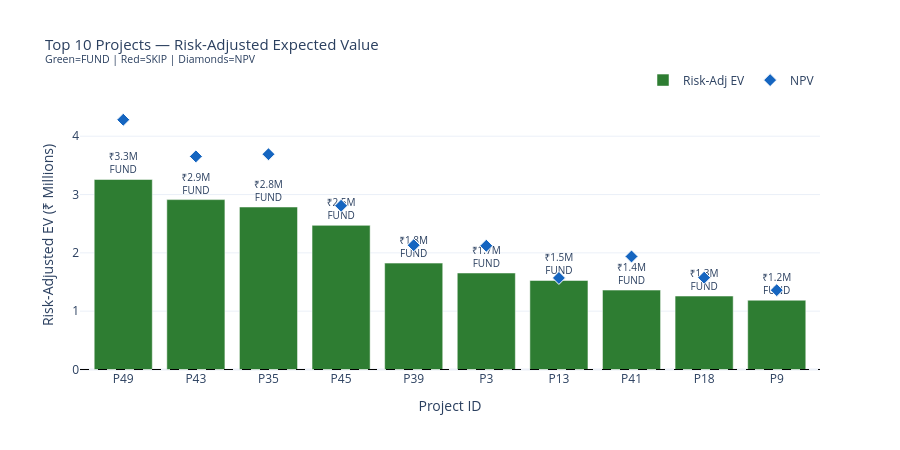

The code cell stored with this chart in its notebook:
### Markdown cell above
---
## 2. Panel 1 — Corporate Finance: Project Funding Decisions

### Code cell
# Top 10 projects by Risk-Adjusted EV
top10 = m1_ranked.sort_values("Risk_Adj_EV", ascending=False).head(10).copy()
top10["Label"] = top10["Project_ID"].astype(str).apply(lambda x: f"P{x}")
top10["EV_M"]  = top10["Risk_Adj_EV"] / 1e6   # in millions
top10["NPV_M"] = top10["NPV"] / 1e6

color_map = {"FUND": "#2E7D32", "SKIP": "#C62828"}
bar_colors = [color_map.get(r, "#90A4AE") for r in top10["Recommend"]]

fig_corp = go.Figure()
fig_corp.add_trace(go.Bar(
    x=top10["Label"],
    y=top10["EV_M"],
    marker_color=bar_colors,
    text=[f"₹{v:.1f}M<br>{r}" for v, r in zip(top10["EV_M"], top10["Recommend"])],
    textposition="outside",
    textfont=dict(size=10),
    hovertemplate="<b>%{x}</b><br>Risk-Adj EV: ₹%{y:.2f}M<br>Dept: %{customdata[0]}<br>Risk: %{customdata[1]}<extra></extra>",
    customdata=top10[["Department","Project_Risk"]].values,
    name="Risk-Adj EV"
))
fig_corp.add_trace(go.Scatter(
    x=top10["Label"],
    y=top10["NPV_M"],
    mode="markers",
    marker=dict(symbol="diamond", size=10, color="#1565C0", line=dict(color="white", width=1)),
    name="NPV",
    hovertemplate="NPV: ₹%{y:.2f}M<extra></extra>"
))
fig_corp.add_hline(y=0, line_dash="dash", line_color="black", line_width=1)
fig_corp.update_layout(
    title=dict(text="Top 10 Projects — Risk-Adjusted Expected Value<br><sup>Green=FUND | Red=SKIP | Diamonds=NPV</sup>",
               font=dict(size=15)),
    xaxis_title="Project ID",
    yaxis_title="Risk-Adjusted EV (₹ Millions)",
    legend=dict(orientation="h", yanchor="bottom", y=1.02, xanchor="right", x=1),
    template="plotly_white",
    height=450
)

# Fund vs Skip summary
fund_count = (m1_ranked["Recommend"] == "FUND").sum()
skip_count = (m1_ranked["Recommend"] == "SKIP").sum()
total_inv  = m1_ranked[m1_ranked["Recommend"]=="FUND"]["Investment_Cost"].sum()
print(f"Funding recommendations: FUND={fund_count} | SKIP={skip_count}")
print(f"Total capital to deploy: ₹{total_inv/1e6:.1f}M")
fig_corp.show()

### Figure 1 — Plotly figure (JSON) as saved in the notebook; plotly's stock layout.template omitted (floating-point values rounded to 4 significant figures)
{"data": [{"customdata": [["IT", "High"], ["IT", "Medium"], ["IT", "Medium"], ["Marketing", "Low"], ["Finance", "Low"], ["Finance", "High"], ["Operations", "Low"], ["Operations", "Medium"], ["Marketing", "Low"], ["Operations", "Medium"]], "hovertemplate": "<b>%{x}</b><br>Risk-Adj EV: ₹%{y:.2f}M<br>Dept: %{customdata[0]}<br>Risk: %{customdata[1]}<extra></extra>", "marker": {"color": ["#2E7D32", "#2E7D32", "#2E7D32", "#2E7D32", "#2E7D32", "#2E7D32", "#2E7D32", "#2E7D32", "#2E7D32", "#2E7D32"]}, "name": "Risk-Adj EV", "text": ["₹3.3M<br>FUND", "₹2.9M<br>FUND", "₹2.8M<br>FUND", "₹2.5M<br>FUND", "₹1.8M<br>FUND", "₹1.7M<br>FUND", "₹1.5M<br>FUND", "₹1.4M<br>FUND", "₹1.3M<br>FUND", "₹1.2M<br>FUND"], "textfont": {"size": 10}, "textposition": "outside", "type": "bar", "x": ["P49", "P43", "P35", "P45", "P39", "P3", "P13", "P41", "P18", "P9"], "y": [3.258, 2.913, 2.786, 2.471, 1.824, 1.654, 1.526, 1.362, 1.259, 1.188]}, {"hovertemplate": "NPV: ₹%{y:.2f}M<extra></extra>", "marker": {"color": "#1565C0", "line": {"color": "white", "width": 1}, "size": 10, "symbol": "diamond"}, "mode": "markers", "name": "NPV", "type": "scatter", "x": ["P49", "P43", "P35", "P45", "P39", "P3", "P13", "P41", "P18", "P9"], "y": [4.282, 3.654, 3.691, 2.807, 2.131, 2.121, 1.57, 1.938, 1.574, 1.361]}], "layout": {"height": 450, "legend": {"orientation": "h", "x": 1, "xanchor": "right", "y": 1.02, "yanchor": "bottom"}, "shapes": [{"line": {"color": "black", "dash": "dash", "width": 1}, "type": "line", "x0": 0, "x1": 1, "xref": "x domain", "y0": 0, "y1": 0, "yref": "y"}], "title": {"font": {"size": 15}, "text": "Top 10 Projects — Risk-Adjusted Expected Value<br><sup>Green=FUND | Red=SKIP | Diamonds=NPV</sup>"}, "xaxis": {"title": {"text": "Project ID"}}, "yaxis": {"title": {"text": "Risk-Adjusted EV (₹ Millions)"}}}}
